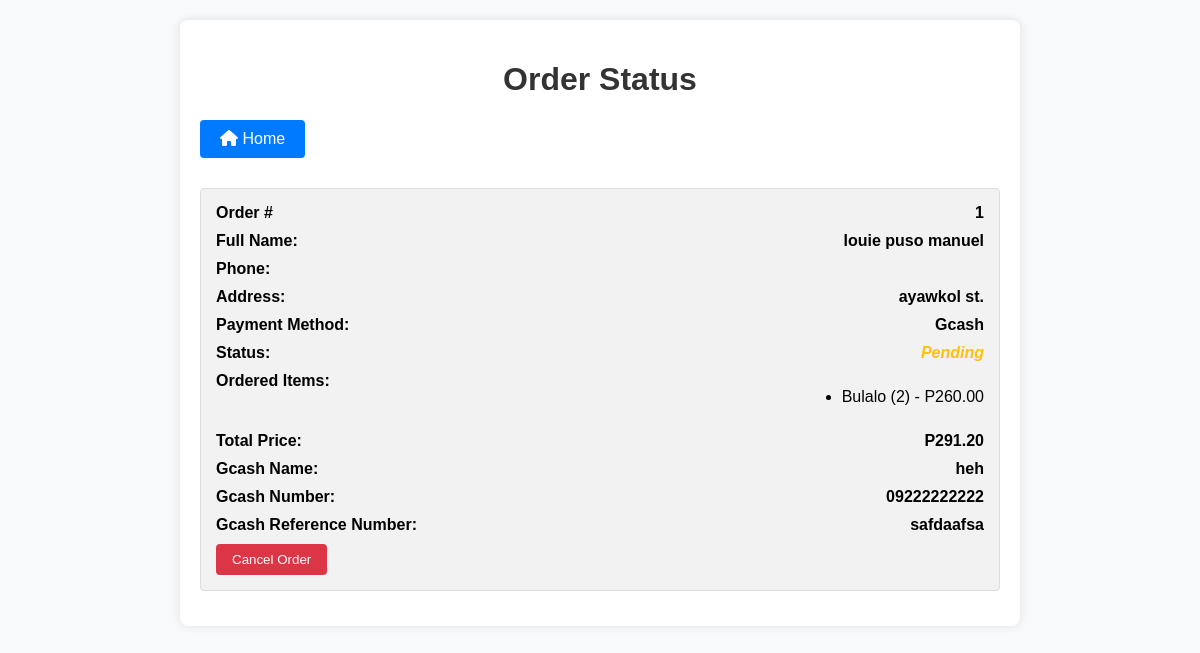
Page /register-login/order.php (signed in) on the committed database.
### tables this page shows
CREATE TABLE `orders` (
  `id` int(11) NOT NULL,
  `user_id` int(11) NOT NULL,
  `address` varchar(255) NOT NULL,
  `payment_type` varchar(50) NOT NULL,
  `total_price` decimal(10,2) NOT NULL,
  `status` enum('Pending','Order Accepted','Order Declined','Delivered','On Delivery','Cancelled') DEFAULT 'Pending',
  `ordered_items` longtext NOT NULL CHECK (json_valid(`ordered_items`)),
  `created_at` timestamp NOT NULL DEFAULT current_timestamp(),
  `phone` varchar(20) DEFAULT NULL
);

CREATE TABLE `users` (
  `id` int(11) NOT NULL,
  `username` varchar(128) NOT NULL,
  `full_name` varchar(255) NOT NULL,
  `email` varchar(255) NOT NULL,
  `password` varchar(255) NOT NULL,
  `phone` varchar(15) NOT NULL,
  `address` varchar(255) NOT NULL,
  `cart_count` int(11) NOT NULL DEFAULT 0,
  `is_senior_or_pwd` tinyint(1) NOT NULL DEFAULT 0
);

CREATE TABLE `gcash_info` (
  `id` int(11) NOT NULL,
  `user_id` int(11) NOT NULL,
  `reference_number` varchar(50) NOT NULL,
  `name` varchar(100) NOT NULL,
  `number` varchar(15) NOT NULL
);

### register-login/order.php (the view, shortened to what this page needs)
<?php
include('database.php');
$userID = $_SESSION['user']['id'];
$query = "SELECT o.id, o.address as order_address, o.payment_type, o.status, o.ordered_items, o.total_price, o.created_at, u.full_name, o.phone,
                 gi.name AS gcash_name, gi.number AS gcash_number, gi.reference_number AS gcash_reference_number
          FROM orders o
          INNER JOIN users u ON o.user_id = u.id
          LEFT JOIN gcash_info gi ON o.id = gi.id
          WHERE o.user_id = ?";
$stmt = $conn->prepare($query);
$stmt->bind_param("i", $userID);
$stmt->execute();
$result = $stmt->get_result();
$orders = [];
while ($row = $result->fetch_assoc()) {
    $row['ordered_items'] = json_decode($row['ordered_items'], true);
    $orders[] = $row;
}
?>
<!DOCTYPE html>
<html lang="en">
<head>
    <link rel="stylesheet" href="https://cdnjs.cloudflare.com/ajax/libs/font-awesome/6.0.0/css/all.min.css">
</head>
<body>
    <div class="container">
        <h1 class="heading">Order Status</h1>
        <div class="home-button">
            <a href="index.php"><i class="fas fa-home"></i> Home</a>
        </div>
        <div class="order-status">
            <?php foreach ($orders as $order) : ?>
                <div class="order-item">
                    <div class="item-info">
                        <span>Order #</span>
                        <span><?php echo $order['id']; ?></span>
                    </div>
                    <div class="item-info">
                        <span>Full Name:</span>
                        <span><?php echo htmlspecialchars($order['full_name']); ?></span>
                    </div>
                    <div class="item-info">
                        <span>Phone:</span>
                    </div>
                    <div class="item-info">
                        <span>Address:</span>
                        <span><?php echo htmlspecialchars($order['order_address']); ?></span>
                    </div>
                    <div class="item-info">
                        <span>Payment Method:</span>
                        <span><?php echo $order['payment_type']; ?></span>
                    </div>
                    <div class="item-info">
                        <span>Status:</span>
                        <span class="status <?php echo strtolower($order['status']); ?>"><?php echo $order['status']; ?></span>
                    </div>
                    <div class="item-info">
                        <span>Ordered Items:</span>
                        <ul>
                            <?php foreach ($order['ordered_items'] as $item) : ?>
                                <li><?php echo $item['item_name']; ?> (<?php echo $item['quantity']; ?>) - <?php echo 'P' . number_format($item['item_price'] * $item['quantity'], 2); ?></li>
                            <?php endforeach; ?>
                        </ul>
                    </div>
                    <div class="item-info">
                        <span>Total Price:</span>
                        <span><?php echo 'P' . number_format($order['total_price'], 2); ?></span>
                    </div>
                    <?php if ($order['payment_type'] === 'Gcash') : ?>
                        <div class="item-info">
                            <span>Gcash Name:</span>
                            <span><?php echo htmlspecialchars($order['gcash_name']); ?></span>
                        </div>
                        <div class="item-info">
                            <span>Gcash Number:</span>
                            <span><?php echo htmlspecialchars($order['gcash_number']); ?></span>
                        </div>
                        <div class="item-info">
                            <span>Gcash Reference Number:</span>
                            <span><?php echo htmlspecialchars($order['gcash_reference_number']); ?></span>
                        </div>
                    <?php endif; ?>
                    <?php if ($order['status'] === 'Pending') : ?>
                        <form action="<?php echo htmlspecialchars($_SERVER["PHP_SELF"]); ?>" method="post">
                            <button type="submit" class="cancel-button" name="cancel_order">Cancel Order</button>
                        </form>
                    <?php endif; ?>
                </div>
            <?php endforeach; ?>
        </div>
    </div>
</body>
</html>

### register-login/order.php (style rules this page uses)
body { font-family: Arial, sans-serif; background-color: #f8f9fa; margin: 0; padding: 20px; }
.container { max-width: 800px; margin: 0 auto; background-color: #fff; padding: 20px; border-radius: 8px; box-shadow: 0 0 10px rgba(0, 0, 0, 0.1); }
.heading { text-align: center; color: #333; }
.order-status { margin-top: 30px; }
.order-status .order-item { margin-bottom: 15px; padding: 15px; border: 1px solid #ddd; border-radius: 4px; background-color: #f2f2f2; }
.order-status .order-item .item-info { display: flex; justify-content: space-between; margin-bottom: 10px; }
.order-status .order-item .item-info span { font-weight: bold; }
.order-status .order-item .item-info .status { font-style: italic; color: #007bff; }
.order-status .order-item .item-info .status.pending { color: #ffc107; }
.home-button { display: block; width: 100%; margin-top: 20px; }
.home-button a { display: inline-block; padding: 10px 20px; background-color: #007bff; color: #fff; text-decoration: none; border-radius: 4px; transition: background-color 0.3s ease; }
.cancel-button { display: inline-block; padding: 8px 16px; background-color: #dc3545; color: #fff; border: none; border-radius: 4px; cursor: pointer; transition: background-color 0.3s ease; }

### rows in the picture
orders: id "1", user.full_name "louie puso manuel", address "ayawkol st.", payment_type "Gcash", status "Pending", item_name "Bulalo", quantity "2", quantity "260.00", total_price "291.20", gcash_info.name "heh", gcash_info.number "09222222222", gcash_info.reference_number "safdaafsa"
